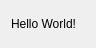
<ui version="4.0" >
 <class>HelloWorldForm</class>
 <widget class="QWidget" name="HelloWorldForm" >
  <property name="geometry" >
   <rect>
    <x>0</x>
    <y>0</y>
    <width>96</width>
    <height>48</height>
   </rect>
  </property>
  <property name="windowTitle" >
   <string>Form</string>
  </property>
  <layout class="QVBoxLayout" name="verticalLayout" >
   <item>
    <widget class="QLabel" name="label" >
     <property name="text" >
      <string>Hello World!</string>
     </property>
    </widget>
   </item>
  </layout>
 </widget>
 <resources/>
 <connections/>
</ui>
